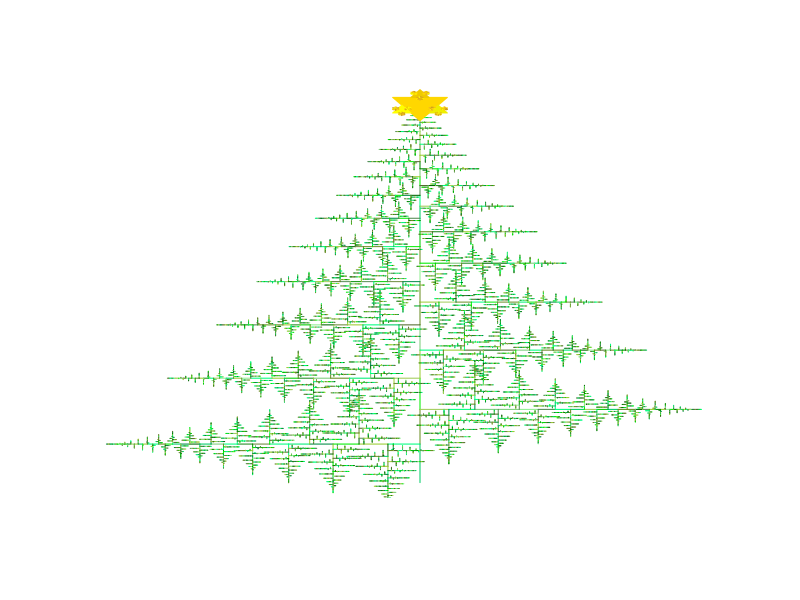

The R script that drew this image:
#!usr/bin/env Rscript

# script:
# Desc:
# Author: David Bridgwood (dmb2417@ic.ac.uk)

rm(list = ls())
graphics.off()

###############################################################################
# fractals in nature
###############################################################################

# menger sponge (cube)
# sierpinski carpet

############################ 19 the chaos game! ###############################

chaos_game <- function(np = 1000){
    a <- c(0, 0)
    b <- c(3, 4)
    c <- c(4, 1)
    X <- c(0, 0)
    plot(X[1], X[2], cex = 0.1, xlim = c(0, 4), ylim = c(0, 4),
         xaxt = 'n', yaxt = 'n', ann = FALSE, bty = 'n')
    z <- c(list(a), list(b), list(c))
    for(i in 1:np){
        target_point <- z[[sample(c(1,2,3), 1)]]
        new_x <- target_point[1] - ((target_point[1] - X[1])/2)
        new_y <- target_point[2] - ((target_point[2] - X[2])/2)
        X <- c(new_x, new_y)
        points(X[1], X[2], cex = 0.1)
    }
}

# chaos_game()


############################## challenge E ####################################

challenge_e <- function(np = 1000){
    a <- c(0, 0)
    b <- c(4, 0)
    c <- c(2, sqrt(12))
    X <- c(0, 4)
    plot(X[1], X[2], cex = 0.3, col = "red", xlim = c(0, 4), ylim = c(0, 4),
         pch = 19, xaxt = 'n', yaxt = 'n', ann = FALSE, bty = 'n')
    z <- c(list(a), list(b), list(c))
    for(i in 1:np){
        if(i < 50){
            pcol <- "red"
            pcex = 0.3
        } else{
            pcol <- "black"
            pcex = 0.1
        }
        target_point <- z[[sample(c(1,2,3), 1)]]
        new_x <- target_point[1] - ((target_point[1] - X[1])/2)
        new_y <- target_point[2] - ((target_point[2] - X[2])/2)
        X <- c(new_x, new_y)
        points(X[1], X[2], cex = pcex, col = pcol, pch = 19)
    }
}

# challenge_e(5000)

################################ 20 turtle ####################################


turtle <- function(start_pos = c(0,0), direction = pi/4, v_len = 1){
    end_x = start_pos[1] + cos(direction)*v_len
    end_y = start_pos[2] + sin(direction)*v_len
    segments(start_pos[1], start_pos[2], end_x, end_y)
    return(c(end_x, end_y))
}

# plot.new()
# plot.window(xlim = c(-1,1), ylim = c(-1,1))
# turtle()


################################ 21 elbow #####################################


elbow <- function(start_pos = c(0,0), direction = pi/4, v_len = 1){
    start_pos <- turtle(start_pos, direction, v_len)
    direction2  <- direction - (pi/4)
    v_len1<- v_len*0.95
    turtle(start_pos, direction2, v_len1)
}

# plot.new()
# plot.window(xlim = c(0,4), ylim = c(-2,2))
# elbow()


############################## 22 spiral ######################################


spiral <- function(start_pos = c(0,0), direction = pi/4, v_len = 1){
    start_pos <- turtle(start_pos, direction, v_len)
    direction2  <- direction - (pi/4)
    v_len1 <- v_len*0.95
    spiral(start_pos, direction2, v_len1)
}

# plot.new()
# plot.window(xlim = c(0,4), ylim = c(-2,2))
# spiral()


############################## 23 spiral_2 ####################################


spiral_2 <- function(start_pos = c(0,0), direction = pi/4, v_len = 1,
                     e = 0.01){
    if(v_len > e){
        start_pos <- turtle(start_pos, direction, v_len)
        direction2  <- direction - (pi/4)
        v_len1 <- v_len*0.95
        spiral_2(start_pos, direction2, v_len1, e)
    }
}

# plot.new()
# plot.window(xlim = c(0,3), ylim = c(-2,2))
# spiral_2()


################################ 24 tree ######################################


tree <- function(start_pos = c(0,0), direction = pi/2 , v_len = 1, e = 0.01){
    if(v_len > e){
        start_pos <- turtle(start_pos, direction, v_len)
        direction2  <- direction - (pi/4)
        direction3 <- direction + (pi/4)
        v_len1 <- v_len*0.65
        tree(start_pos, direction2, v_len1, e)
        tree(start_pos, direction3, v_len1, e)
    }
}

# plot.new()
# plot.window(xlim = c(-3,3), ylim = c(0,3))
# tree()


############################### 25 fern #######################################


fern <- function(start_pos = c(0,0), direction = pi/2 , v_len = 1, e = 0.01){
    if(v_len > e){
        start_pos <- turtle(start_pos, direction, v_len)
        direction3  <- direction + (pi/4)
        direction2 <- direction
        v_len1 <- v_len*0.87
        v_len2 <- v_len*0.38
        fern(start_pos, direction2, v_len1, e)
        fern(start_pos, direction3, v_len2, e)
    }
}

# plot.new()
# plot.window(xlim = c(-3,3), ylim = c(0,8))
# fern()


############################## 26 fern_2 ######################################

fern_2 <- function(start_pos = c(0,0), direction = pi/2 , v_len = 1,
                   e = 0.01, dir = -1){
    if(v_len > e){
        start_pos <- turtle(start_pos, direction, v_len)
        dir <- -dir
        direction3 <- direction + (dir*(pi/4))
        direction2 <- direction
        v_len1 <- v_len*0.87
        v_len2 <- v_len*0.38
        fern_2(start_pos, direction2, v_len1, dir, e=e)
        fern_2(start_pos, direction3, v_len2, -dir, e=e)
    }
}


# plot.new()
# plot.window(xlim = c(-2,2), ylim = c(0,7.5))
# fern_2()
#
# a <- proc.time()
# plot.new()
# plot.window(xlim = c(-2,2), ylim = c(0,7.5))
# fern_2(e = 0.1)
# proc.time() - a  # elapsed = 0.169s
#
# a <- proc.time()
# plot.new()
# plot.window(xlim = c(-2,2), ylim = c(0,7.5))
# fern_2(e = 0.005)
# proc.time() - a  # elapsed = 23.599s

######################### challenge F #########################################


challenge_F <- function(){

    turtle2 <- function(start_pos = c(0,0), direction = pi/4, v_len = 1,
                        colour = "black", width = 0.1){
        end_x = start_pos[1] + cos(direction)*v_len
        end_y = start_pos[2] + sin(direction)*v_len
        segments(start_pos[1], start_pos[2], end_x, end_y, col = colour)
        return(c(end_x, end_y))
    }

    christmas_tree  <- function(start_pos = c(0,0), direction= pi/2, v_len = 1,
                                e = 0.01, dir = -1, colour = "", width = 0.7){

        tree_cols <- c("yellowgreen", "springgreen", "springgreen1",
                        "springgreen2", "springgreen3", "springgreen4",
                        "palegreen2", "palegreen3", "palegreen4", "olivedrab",
                        "olivedrab3", "olivedrab4", "green2", "green3",
                        "green4", "forestgreen", "darkgreen", "darkolivegreen",
                        "darkolivegreen3", "darkolivegreen4")

        if(v_len > e){
            start_pos <- turtle2(start_pos, direction, v_len,
                                colour = sample(tree_cols), width)
            dir <- -dir
            direction3 <- direction + (dir*(pi/2))
            direction2 <- direction
            v_len1 <- v_len*0.9
            v_len2 <- v_len*0.41
            christmas_tree(start_pos, direction2, v_len1, dir, e=e,
                        colour = sample(tree_cols), width)
            christmas_tree(start_pos, direction3, v_len2, -dir, e=e,
                        colour = sample(tree_cols), width)
        }
    }

    triangle <- function(initial, size, angle, colour){
        v1 <- c(initial[1] + cos(angle)*(0.5*size),
                initial[2] - sin(angle)*(0.5*size))
        v2 <- c(initial[1] - cos(angle)*(0.5*size),
                initial[2] + sin(angle)*(0.5*size))
        v3 <- c(initial[1] + cos((pi/2)-angle)*size*sqrt(0.75),
                initial[2] + sin((pi/2)-angle)*size*sqrt(0.75))
        polygon(rbind(v1,v2,v3), col = colour,
                border = colour)
        return(rbind(v1, v2, v3))
    }

    midpt <- function(pt1 = c(0,0), pt2 = c(1,1)){
        newx <- pt1[1] - ((pt1[1] - pt2[1])/2)
        newy <- pt1[2] - ((pt1[2] - pt2[2])/2)
        return(c(newx, newy))
    }

    koch <- function(initial = c(0,10), size = 0.7, angle = pi){
        star_cols <- c("gold", "gold1", "gold2", "goldenrod", "goldenrod2",
                    "goldenrod3", "yellow", "yellow1", "yellow2")
        a <- triangle(initial, size, angle, colour = sample(star_cols))
        if(size > 0.01){
            initiala <- midpt(a[1,], a[2,])
            anglea <- -((pi) - angle)
            initialb <- midpt(a[2,], a[3,])
            angleb <- -((pi/3)-angle)
            initialc <- midpt(a[3,], a[1,])
            anglec <- angle + (pi/3)
            nsize <- size/3
            koch(initial = initiala, size = nsize, angle = anglea)
            koch(initial = initialb, size = nsize, angle = angleb)
            koch(initial = initialc, size = nsize, angle = anglec)
        }
    }
christmas_tree()
koch()
}

plot.new()
plot.window(xlim = c(-4,4), ylim = c(0,10))
challenge_F()
